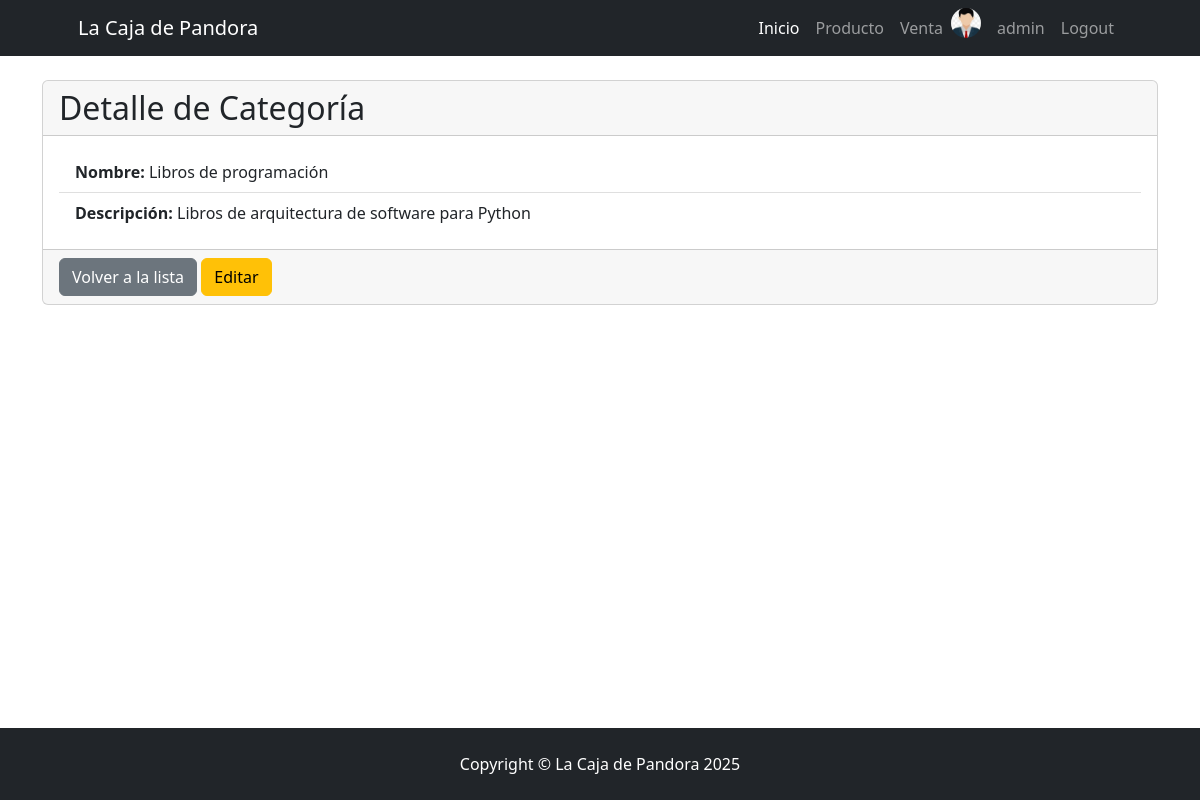
/producto/categoria/detail/1 (signed in), run on the app's committed database.
### venta/models.py (models this page shows, shortened)
class Vendedor(models.Model):
    usuario = models.OneToOneField(User, on_delete=models.CASCADE, related_name="vendedor")
    celular = models.CharField(max_length=50)
    avatar = models.ImageField(upload_to="avatares", blank=True, null=True)

### producto/models.py (models this page shows, shortened)
class Categoria(models.Model):
    nombre = models.CharField(max_length=200, unique=True)
    descripcion = models.TextField(verbose_name="descripción", null=True, blank=True)
    class Meta:
        ordering = ["nombre"]
        verbose_name = "Categoría de Producto"
        verbose_name_plural = "Categorías de Productos"

### producto/views/categoria.py (the view)
class CategoriaDetail(DetailView):
    model = models.Categoria

### producto/templates/producto/categoria_detail.html (shortened to what this page needs)
{% extends 'core/base.html' %}
{% block content %}
    <div class="card">
        <div class="card-header">
            <h2 class="card-title mb-0">Detalle de Categoría</h2>
        </div>
        <div class="card-body">
            <ul class="list-group list-group-flush">
                <li class="list-group-item"><strong>Nombre:</strong> {{ object.nombre }}</li>
                <li class="list-group-item"><strong>Descripción:</strong> {{ object.descripcion|default:"No especificada" }}</li>
            </ul>
        </div>
        <div class="card-footer">
            <a href="{% url 'producto:categoria_list' %}" class="btn btn-secondary">Volver a la lista</a>
            <a href="{% url 'producto:categoria_update' object.id %}" class="btn btn-warning">Editar</a>
        </div>
    </div>
{% endblock content %}

### templates/navbar.html (shortened to what this page needs)
<nav class="navbar navbar-expand-lg navbar-dark bg-dark">
    <div class="container px-5">
        <a class="navbar-brand" href="{% url 'core:index' %}">La Caja de Pandora</a>
        <div class="collapse navbar-collapse" id="navbarSupportedContent">
            <ul class="navbar-nav ms-auto mb-2 mb-lg-0">
                <li class="nav-item"><a class="nav-link active" aria-current="page" href="{% url 'core:index' %}">Inicio</a></li>
                {% if user.is_authenticated %}
                    <li class="nav-item"><a class="nav-link" href="{% url 'producto:index' %}">Producto</a></li>
                    <li class="nav-item"><a class="nav-link" href="{% url 'venta:index' %}">Venta</a></li>
                    {% if user.vendedor.avatar %}
                        <img src="{{ user.vendedor.avatar.url }}" alt="avatar" class="rounded-circle me-2" style="height: 30px; width: 30px; object-fit: cover;">
                    {% else %}
                        <i class="bi bi-person-circle fs-4 me-2">😊</i>
                    {% endif %}
                    <li class="nav-item"><a class="nav-link" href="{% url 'core:profile' %}">{{ user.username }}</a></li>
                    <form action="{% url 'core:logout' %}" method="post">
                        <li class="nav-item"><button class="nav-link" type="submit">Logout</button></li>
                    </form>
                {% else %}
                    <li class="nav-item"><a class="nav-link" href="{% url 'core:login' %}">Login</a></li>
                    <li class="nav-item"><a class="nav-link" href="{% url 'core:register' %}">Registrarse</a></li>
                {% endif %}
            </ul>
        </div>
    </div>
</nav>

### data on the page
Categoria: nombre "Libros de programación", descripcion "Libros de arquitectura de software para Python"

### other printed values
{{ user.username }} "admin"
